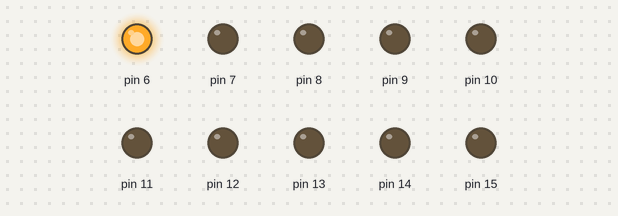
Recording of a sketch running on a simulated Arduino Uno, built with avr-gcc and run on an emulated ATmega328P. Parts: output pins drawn as LEDs (lit = HIGH).

Above: at 0.2 s.
At 1.7 s:
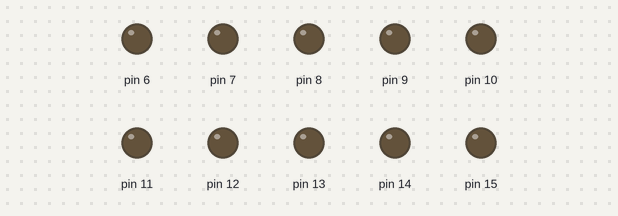
At 3.2 s:
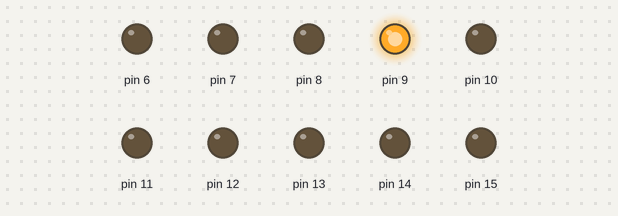
At 6.2 s:
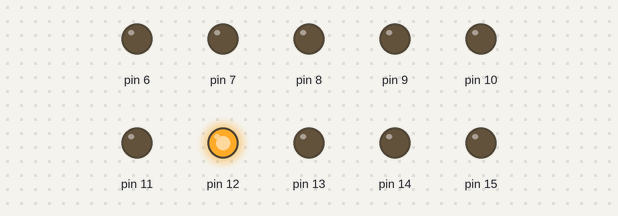
At 9.2 s:
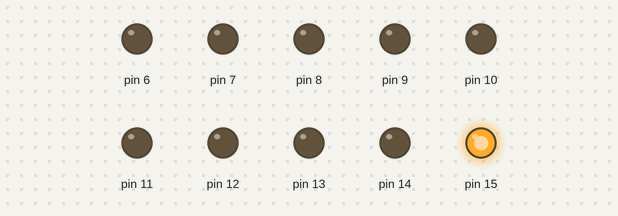
At 12.2 s:
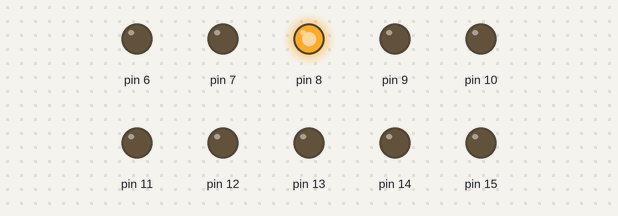
Timing chart, 0 to 13.0 s (numbered marks = the images above):
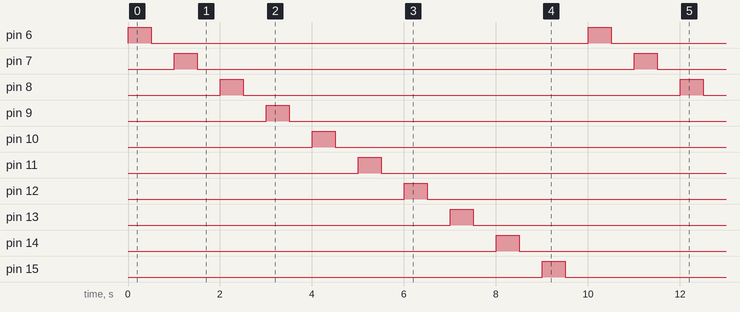

The sketch:

2.2_display_the_level.ino
```cpp
void setup() {
    for(int i=6;i<=15;i++)
    {
        pinMode(i,OUTPUT);
    }
}

void loop() {
    for(int i=6;i<=15;i++)
    {
        digitalWrite(i,HIGH);
        delay(500);
        digitalWrite(i,LOW);
        delay(500);
    }
}
```

Measured:
- by itself, pin 6–15: alternates HIGH for 0.50 s and LOW for 9.5 s
- by itself, everything shown: repeats every 10.0 s, in 20 steps
